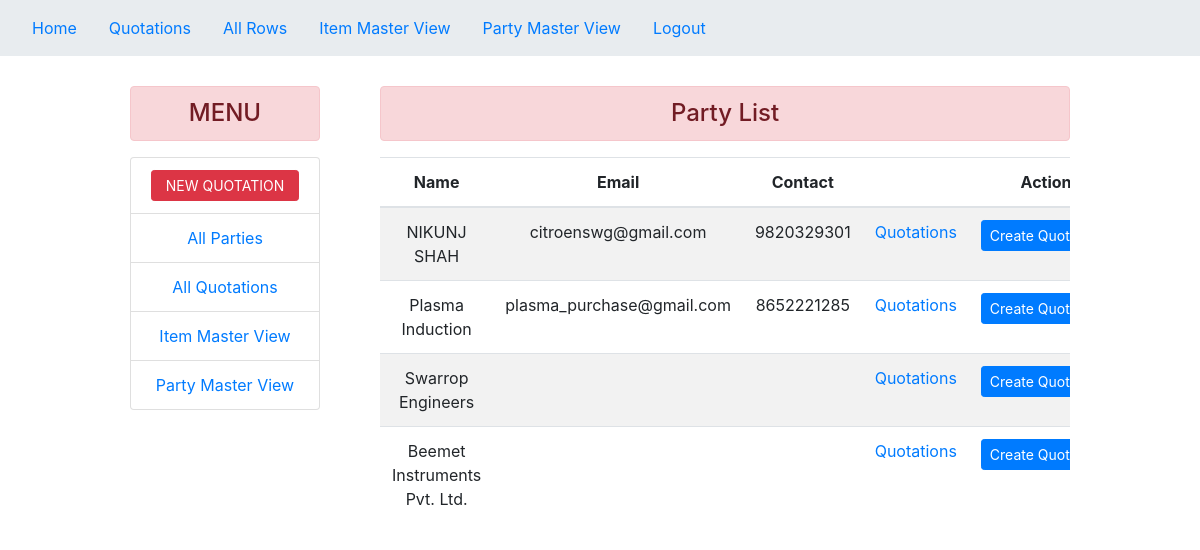
The app's page / (signed in) with its own data.
### core/models.py (models this page shows, shortened)
class Party(models.Model):
    name =  models.CharField(max_length=100)
    phone = models.CharField(max_length=10,default=None,null=False)
    email = models.EmailField()
    billing_address=models.CharField(max_length=150,default=None,null=True)
    pincode=models.CharField(max_length=6,default=None,null=True)

### core/views.py (the view)
# urls.py: path('',PartyListView,name = 'parties'),
@login_required
def PartyListView(request):
    parties = Party.objects.all()
    context = {
        'parties':parties
    }
    return render(request,'core/PartyView.html',context)

### core/templates/core/PartyView.html
{% extends 'core/base.html' %}
{% block content %}
{% load crispy_forms_tags %}
<div class="col-md-10 offset-md-1 mt-0">
    <div class="container-lg" style="text-align: center">
        <div class="row">
            {% include 'partials/menu.html' %}
            <div class="col-sm-9" style="padding:30px;border: radius 30px;">
                <h4 class="text-center alert alert-danger">
                    Party List
                </h4>
                <div class="my-custom-scrollbar" style="position: relative;height: 600px; overflow: auto;table-layout: fixed;">
                <div class="table-wrapper-scroll-y" style="display: block;">
                <table class="table table-striped">
                    <thead>
                        <th>Name</th>
                        <th>Email</th>
                        <th>Contact</th>
                        <th></th>
                        <th>Action</th>
                    </thead>
                {% for party in parties %}
                <tr>
                    <td>{{party.name}}</td>
                    <td>{{party.email}}</td>
                    <td>{{party.phone}}</td>
                    <td><a href = "{% url 'quote-for-party' party.id %}">Quotations</a></td>
                    <td><a href = "{% url 'create-quote-for-party' party.id %}"><button class="btn btn-primary btn-block btn-sm">Create Quotation</button></a>
                    </td>
                </tr>
                {% endfor %}
                </table>
                </div>
                </div>
            </div>
        </div>
    </div>
</div>
{% endblock %}

### records on screen
Party: name "NIKUNJ SHAH", email "citroenswg@gmail.com", phone "9820329301"
Party: name "Plasma Induction", email "plasma_purchase@gmail.com", phone "8652221285"
Party: name "Swarrop Engineers"
Party: name "Beemet Instruments Pvt. Ltd."
